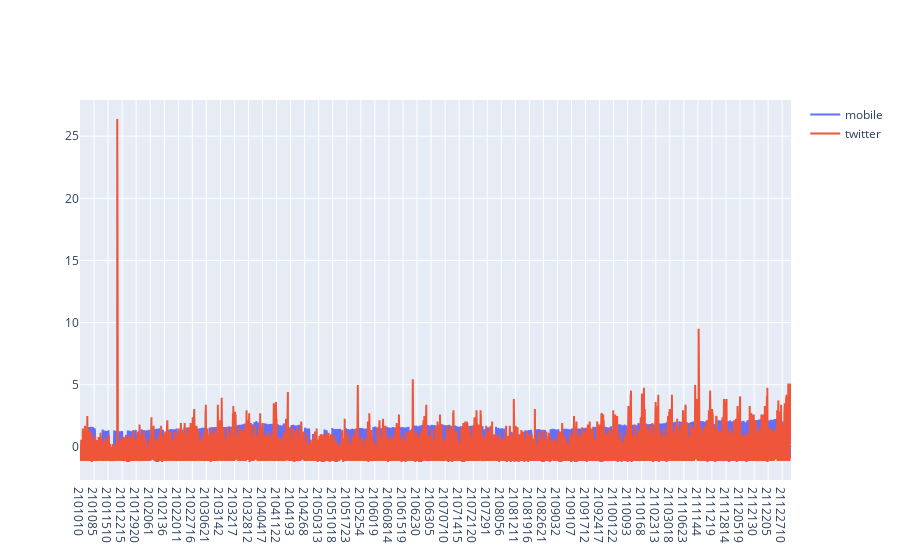

Notebook code for this chart:
### Code cell
import plotly.graph_objects as go
fig = go.Figure(data=[
    go.Scatter(x=x_label, y=mobile_flatten_stand, name='mobile'),
    go.Scatter(x=x_label, y=twitter_flatten_stand, name="twitter"),
])
fig.show()

### Figure 1 — Plotly figure (JSON) as saved in the notebook; plotly's stock layout.template omitted (floating-point values rounded to 4 significant figures; data arrays with more than 128 entries replaced by an {"elided": "..."} marker saying what was removed)
{"data": [{"name": "mobile", "type": "scatter", "x": {"elided": "8760 str values"}, "y": {"elided": "8760 float values"}}, {"name": "twitter", "type": "scatter", "x": {"elided": "8760 str values"}, "y": {"elided": "8760 float values"}}], "layout": {}}
